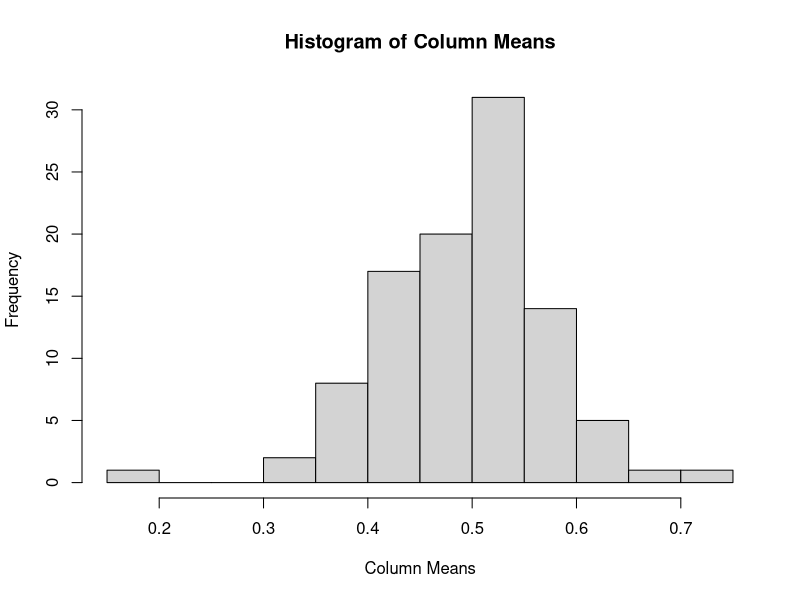
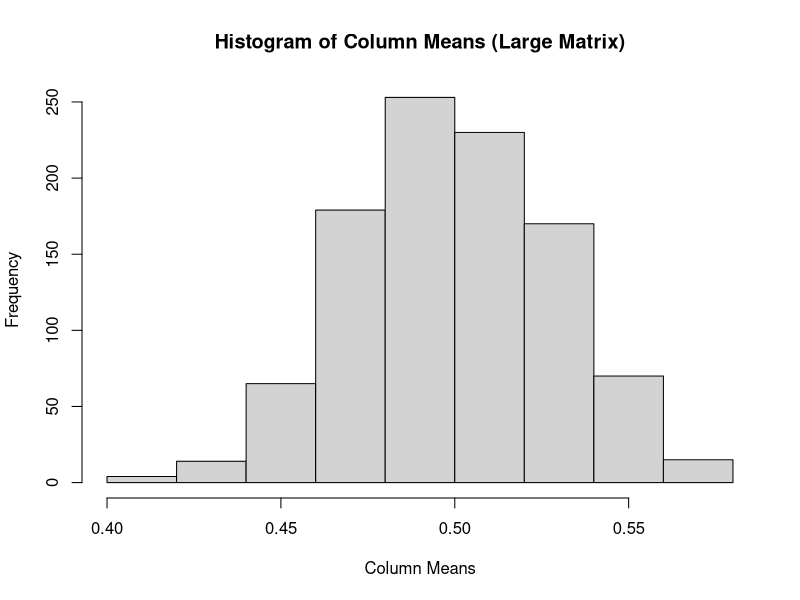

Recreate these plots in R, in order.
# question 5


# matrix function to construct a matrix, nrow is no of rows and ncol is no of columns
matrix_1 <- matrix(runif(100), nrow = 10, ncol = 10)
matrix_1

row_means <- rowMeans(matrix_1)
row_means

sd_row_means <- sd(row_means)
sd_row_means


random_matrix <- matrix(runif(1000), nrow = 10)

# Calculate column means
column_means <- colMeans(random_matrix)

# Plot a histogram of the column means
hist(column_means, main = "Histogram of Column Means", xlab = "Column Means", ylab = "Frequency")


random_matrix_large <- matrix(runif(100000), nrow = 100)

# Calculate column means
column_means_large <- colMeans(random_matrix_large)

# Plot a histogram of the column means
hist(column_means_large, main = "Histogram of Column Means (Large Matrix)", xlab = "Column Means", ylab = "Frequency")

